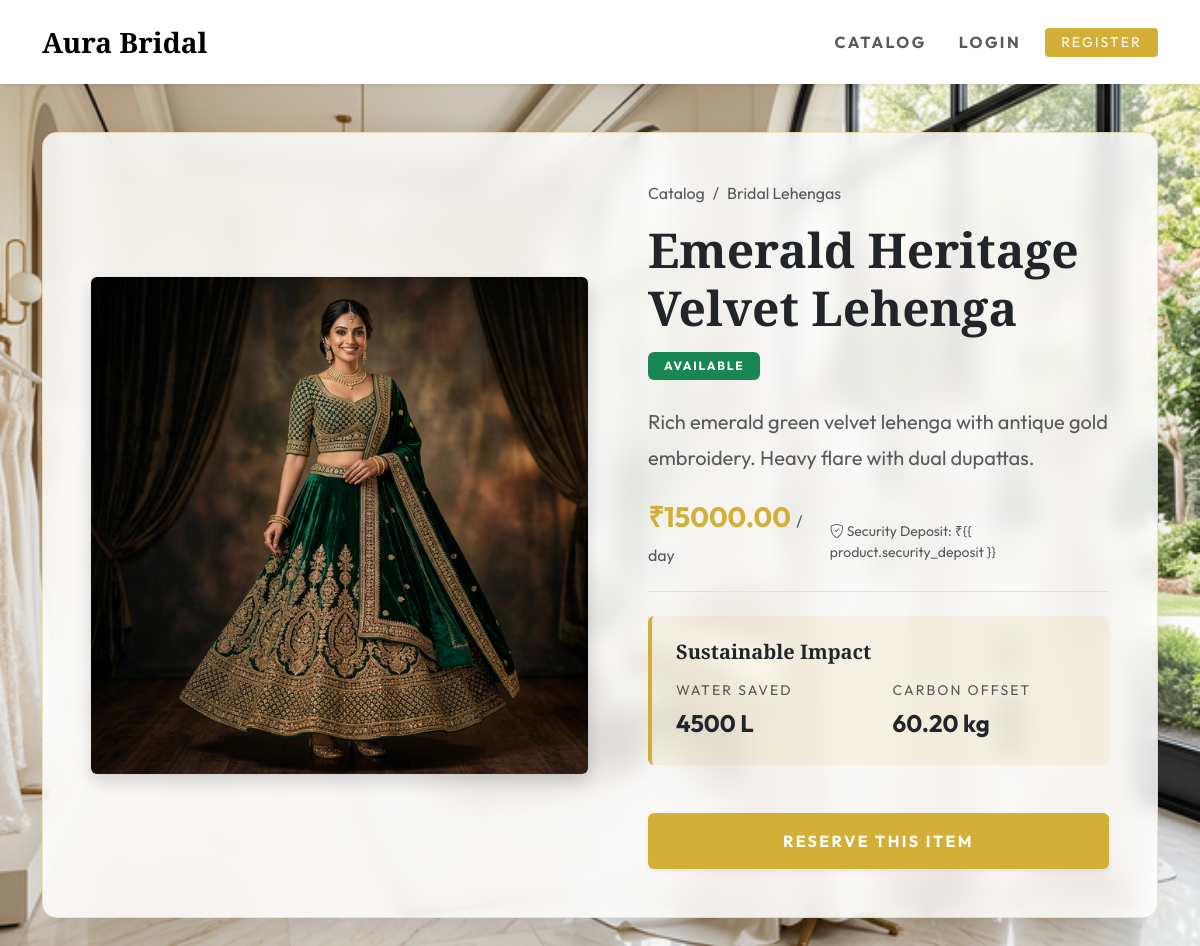
Page /product/26/ on the committed database.
### rentals/models.py (models this page shows, shortened)
class Product(models.Model):
    STATUS_CHOICES = [
        ('available', 'Available'),
        ('rented', 'Rented'),
        ('cleaning', 'Cleaning/Maintenance'),
    ]
    name = models.CharField(max_length=200)
    category = models.ForeignKey(Category, on_delete=models.CASCADE)
    description = models.TextField()
    image = models.ImageField(upload_to='bridal_inventory/')
    rental_price = models.DecimalField(max_digits=10, decimal_places=2)
    security_deposit = models.DecimalField(max_digits=10, decimal_places=2)
    status = models.CharField(max_length=20, choices=STATUS_CHOICES, default='available')
    water_saved = models.IntegerField(help_text="Liters of water saved by renting")
    carbon_offset = models.DecimalField(max_digits=5, decimal_places=2, help_text="kg of CO2 offset")

class Category(models.Model):
    name = models.CharField(max_length=100)
    class Meta: verbose_name_plural = "Categories"

### rentals/views.py (the view)
# urls.py: path('product/<int:pk>/', views.product_detail, name='product_detail'),
def product_detail(request, pk):
    product = get_object_or_404(Product, pk=pk)
    return render(request, 'rentals/product_detail.html', {'product': product})

### rentals/templates/rentals/product_detail.html (shortened to what this page needs)
{% extends 'rentals/base.html' %}
{% load static %}
{% block content %}
<div class="container my-5">
    <div class="glass-container p-4 p-md-5">
        <div class="row align-items-center">
            <div class="col-md-6 mb-4 mb-md-0">
                {% if product.image %}
                <img src="{{ product.image.url }}" class="img-fluid rounded shadow" alt="{{ product.name }}"
                    style="width: 100%; object-fit: cover; max-height: 600px;">
                {% else %}
                <div class="bg-light text-muted d-flex align-items-center justify-content-center rounded shadow"
                    style="height: 500px; border: 1px dashed #ccc;">
                    <span>No Image Available</span>
                </div>
                {% endif %}
            </div>
            <div class="col-md-6 ps-md-5">
                <nav aria-label="breadcrumb">
                    <ol class="breadcrumb">
                        <li class="breadcrumb-item"><a href="{% url 'catalog' %}"
                                class="text-decoration-none text-muted">Catalog</a></li>
                        <li class="breadcrumb-item active" aria-current="page">{{ product.category.name }}</li>
                    </ol>
                </nav>
                <h1 class="font-playfair fw-bold display-5 mb-3">{{ product.name }}</h1>
                <div class="mb-4">
                    {% if product.status == 'available' %}
                    <span class="badge bg-success px-3 py-2 text-uppercase tracking-widest">Available</span>
                    {% elif product.status == 'rented' %}
                    <span class="badge bg-secondary px-3 py-2 text-uppercase tracking-widest">Currently Rented</span>
                    {% else %}
                    <span class="badge bg-warning text-dark px-3 py-2 text-uppercase tracking-widest">In
                        Maintenance</span>
                    {% endif %}
                </div>
                <p class="text-muted mb-4 fs-5" style="line-height: 1.8;">{{ product.description }}</p>
                <div class="d-flex align-items-end mb-4 pb-4 border-bottom">
                    <h3 class="text-gold fw-bold mb-0 me-3">₹{{ product.rental_price }} <span
                            class="text-muted fs-6 fw-normal">/ day</span></h3>
                    <p class="small text-muted mb-1"><i class="bi bi-shield-check"></i> Security Deposit: ₹{{
                        product.security_deposit }}</p>
                </div>
                <div class="mb-5 p-4 rounded"
                    style="background: rgba(212, 175, 55, 0.1); border-left: 4px solid #D4AF37;">
                    <h5 class="fw-bold mb-3 font-playfair">Sustainable Impact</h5>
                    <div class="row">
                        <div class="col-6">
                            <p class="mb-1 text-muted small text-uppercase tracking-widest">Water Saved</p>
                            <p class="mb-0 fs-4 fw-bold">{{ product.water_saved }} L</p>
                        </div>
                        <div class="col-6">
                            <p class="mb-1 text-muted small text-uppercase tracking-widest">Carbon Offset</p>
                            <p class="mb-0 fs-4 fw-bold">{{ product.carbon_offset }} kg</p>
                        </div>
                    </div>
                </div>
                <div class="mt-4">
                    {% if product.status == 'available' %}
                    <a href="{% url 'book_product' product.id %}"
                        class="btn btn-gold w-100 py-3 text-uppercase fw-bold tracking-widest shadow-sm">Reserve This
                        Item</a>
                    {% else %}
                    <button class="btn btn-secondary w-100 py-3 text-uppercase fw-bold tracking-widest disabled">Item
                        Unavailable</button>
                    {% endif %}
                </div>
            </div>
        </div>
    </div>
</div>
{% endblock %}

### rows in the picture
Product: image (picture), category.name "Bridal Lehengas", name "Emerald Heritage Velvet Lehenga", description "Rich emerald green velvet lehenga with antique gold embroidery. Heavy flare with dual dupattas.", rental_price "15000.00", water_saved "4500", carbon_offset "60.20"
